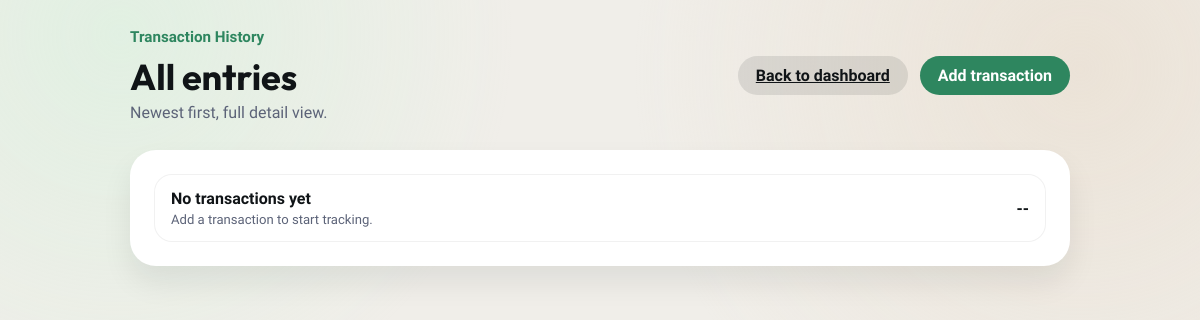
Before: /transactions/ (signed in) with the older database file.
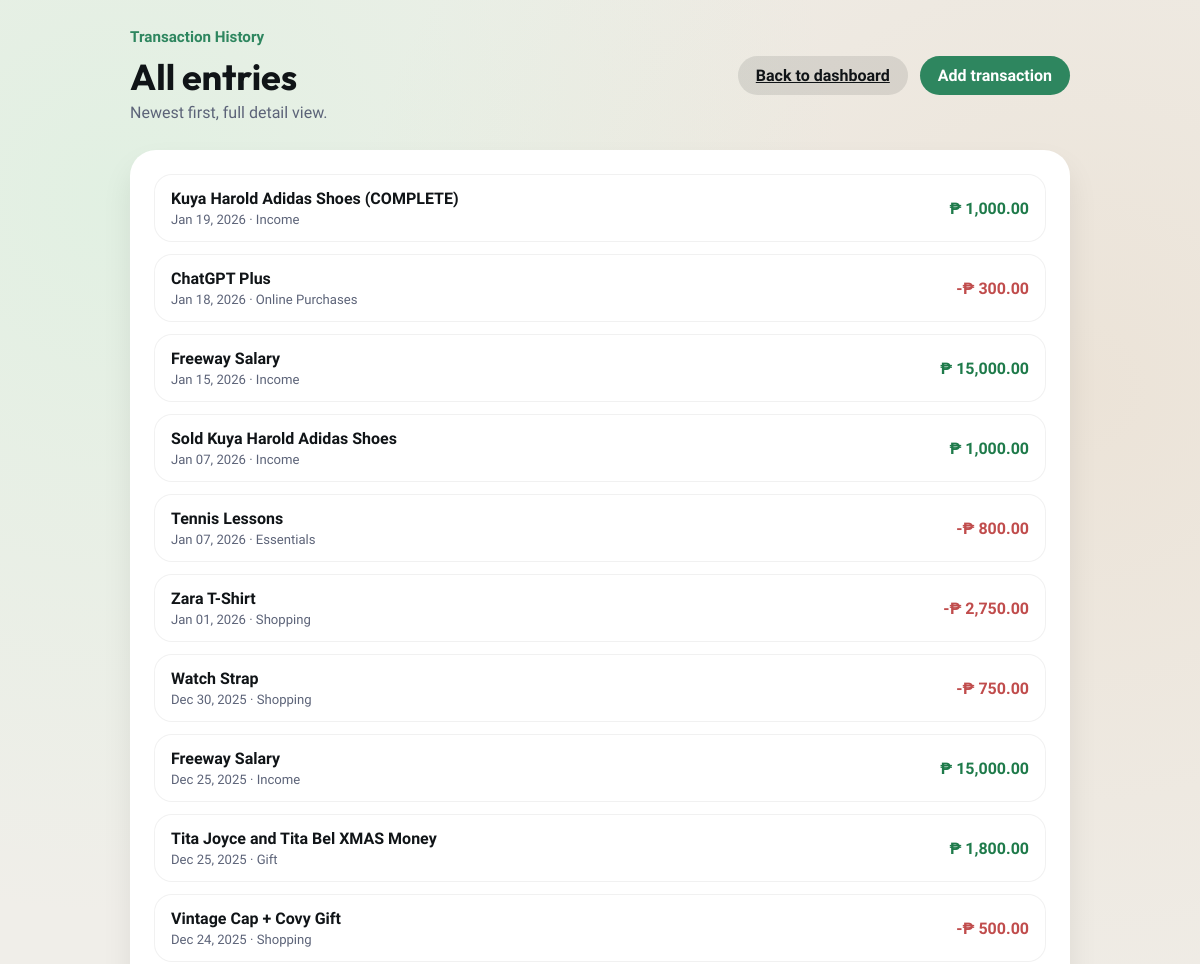
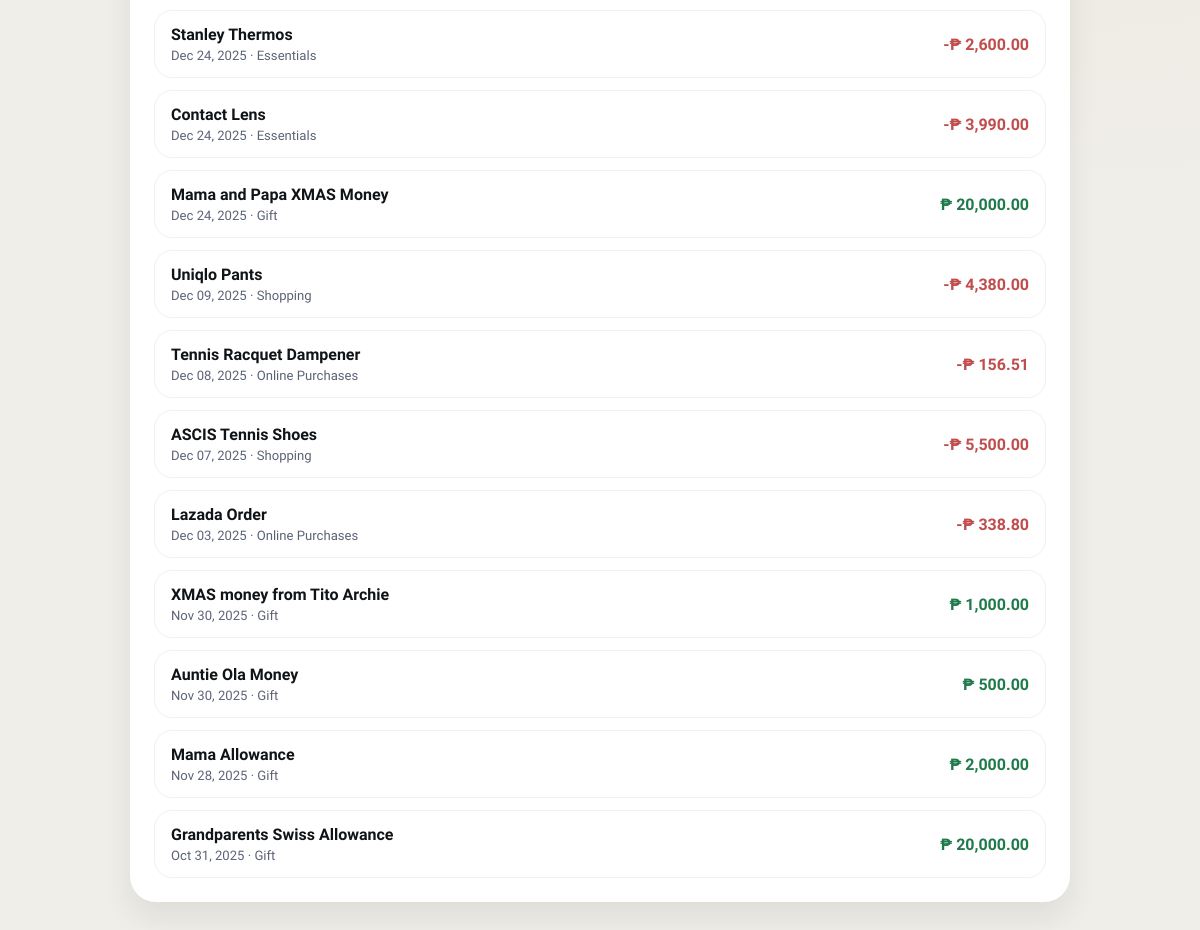
After: the same page with the newer database file (2 pictures, top to bottom).
### finance/models.py (models this page shows, shortened)
class Category(models.Model):
    user = models.ForeignKey(User, on_delete=models.CASCADE)
    name = models.CharField(max_length=50)
    color_hex = models.CharField(max_length=7, default="#C6F4D6")
    icon_name = models.CharField(max_length=20, blank=True)

class Transaction(models.Model):
    user = models.ForeignKey(User, on_delete=models.CASCADE)
    folder = models.ForeignKey(Category, on_delete=models.CASCADE, related_name="transactions")
    amount = models.DecimalField(max_digits=15, decimal_places=2)
    description = models.CharField(max_length=255)
    date = models.DateTimeField(default=timezone.now)

### finance/views.py (the view)
# urls.py: path('transactions/', views.transaction_list, name='transaction_list'),
@login_required
def transaction_list(request):
    transactions = (
        Transaction.objects.filter(user=request.user)
        .select_related("folder")
        .order_by("-date")
    )
    context = {
        "transactions": _build_transaction_items(transactions),
        "currency_symbol": "\u20b1",
    }
    return render(request, "finance/transactions_list.html", context)

### finance/views.py (called while the page is built)
def _build_transaction_items(transactions):
    items = []
    for txn in transactions:
        amount = txn.amount or Decimal("0.00")
        is_negative = amount < 0
        amount_display = abs(amount)
        items.append(
            {
                "description": txn.description,
                "date": txn.date,
                "folder": txn.folder,
                "amount": amount,
                "amount_display": amount_display,
                "is_negative": is_negative,
            }
        )
    return items

### templates/finance/transactions_list.html
{% extends 'finance/base.html' %}
{% load static %}
{% load humanize %}
{% block content %}
<div class="app-shell">
    <header class="dashboard-header">
        <div class="hello-block">
            <p class="hello-eyebrow">Transaction History</p>
            <h1>All entries</h1>
            <p class="hello-sub">Newest first, full detail view.</p>
        </div>
        <div class="header-actions">
            <a class="ghost-btn" href="{% url 'dashboard' %}">Back to dashboard</a>
            <a class="primary-btn" href="{% url 'add_transaction' %}">Add transaction</a>
        </div>
    </header>
    <section class="list-card">
        <ul class="transaction-list full-list">
            {% for txn in transactions %}
            <li>
                <div>
                    <p class="transaction-title">{{ txn.description }}</p>
                    <p class="transaction-meta">
                        {{ txn.date|date:"M d, Y" }}
                        {% if txn.folder %}· {{ txn.folder.name }}{% endif %}
                    </p>
                </div>
                <span class="amount {% if txn.is_negative %}neg{% else %}pos{% endif %}">
                    {% if txn.is_negative %}
                        -{{ currency_symbol }} {{ txn.amount_display|floatformat:2|intcomma }}
                    {% else %}
                        {{ currency_symbol }} {{ txn.amount_display|floatformat:2|intcomma }}
                    {% endif %}
                </span>
            </li>
            {% empty %}
            <li>
                <div>
                    <p class="transaction-title">No transactions yet</p>
                    <p class="transaction-meta">Add a transaction to start tracking.</p>
                </div>
                <span class="amount">--</span>
            </li>
            {% endfor %}
        </ul>
    </section>
</div>
{% endblock %}

### templates/finance/base.html (shortened to what this page needs)
<!DOCTYPE html>
<html lang="en">
{% load static %}
<head>
    <link rel="stylesheet" href="{% static 'css/styles.css' %}">
</head>
<body style="background-color: #F0EEE9; font-family: 'Lexend', sans-serif;">
    {% block content %}{% endblock %}
</body>
</html>

### static/css/styles.css (style rules this page uses)
:root { --mint: #C6F4D6; --teal: #2E865F; --cloud: #F0EEE9; --sand: #E7D8C6; --ink: #101417; --muted: #5C6378; --card: #FFFFFF; }
* { box-sizing: border-box; }
body { margin: 0; color: var(--ink); font-family: "Lexend", sans-serif; background: radial-gradient(circle at 10% 10%, rgba(198, 244, 214, 0.35), transparent 35%), radial-gradient(circle at 90% 20%, rgba(231, 216, 198, 0.5), transparent 40%), var(--cloud); }
.app-shell { max-width: 980px; margin: 0 auto; padding: 28px 20px 80px; display: flex; flex-direction: column; gap: 28px; animation: fadeUp 0.6s ease; }
.dashboard-header { display: flex; align-items: center; justify-content: space-between; gap: 24px; flex-wrap: wrap; }
.hello-block h1 { font-family: "Outfit", sans-serif; font-size: clamp(2rem, 3vw, 2.6rem); margin: 8px 0 4px; }
.hello-eyebrow { margin: 0; font-size: 0.95rem; color: var(--teal); font-weight: 600; }
.hello-sub { margin: 0; color: var(--muted); max-width: 420px; }
.transaction-list { list-style: none; margin: 0; padding: 0; display: grid; gap: 14px; }
.transaction-list li { display: flex; justify-content: space-between; align-items: center; padding: 14px 16px; background: rgba(255, 255, 255, 0.7); border-radius: 18px; border: 1px solid rgba(16, 20, 23, 0.06); }
.transaction-title { margin: 0 0 4px; font-weight: 600; }
.transaction-meta { margin: 0; color: var(--muted); font-size: 0.82rem; }
.amount { font-weight: 600; }
.amount.pos { color: #1E7A4A; }
.amount.neg { color: #C04C4C; }
.ghost-btn, .primary-btn { border: none; padding: 10px 18px; border-radius: 999px; font-weight: 600; cursor: pointer; }
.ghost-btn { background: rgba(16, 20, 23, 0.1); color: var(--ink); }
.primary-btn { background: var(--teal); color: #FFFFFF; text-decoration: none; display: inline-flex; align-items: center; }
.header-actions { display: flex; gap: 12px; flex-wrap: wrap; }
.form-card, .list-card { background: var(--card); border-radius: 26px; padding: 24px; box-shadow: 0 16px 30px rgba(16, 20, 23, 0.08); }
.full-list { gap: 12px; }

Changed rows visible on the page:
added Category: description "Kuya Harold Adidas Shoes (COMPLETE)", date "Jan 19, 2026", folder.name "Income", currency_symbol "₱", amount_display "1,000.00", description "Freeway Salary", date "Jan 15, 2026", amount_display "15,000.00", description "Sold Kuya Harold Adidas Shoes", date "Jan 07, 2026", date "Dec 25, 2025"
added Category: description "ChatGPT Plus", date "Jan 18, 2026", folder.name "Online Purchases", currency_symbol "₱", amount_display "300.00", description "Tennis Racquet Dampener", date "Dec 08, 2025", amount_display "156.51", description "Lazada Order", date "Dec 03, 2025", amount_display "338.80"
added Category: description "Tennis Lessons", date "Jan 07, 2026", folder.name "Essentials", currency_symbol "₱", amount_display "800.00", description "Stanley Thermos", date "Dec 24, 2025", amount_display "2,600.00", description "Contact Lens", amount_display "3,990.00"
added Category: description "Zara T-Shirt", date "Jan 01, 2026", folder.name "Shopping", currency_symbol "₱", amount_display "2,750.00", description "Watch Strap", date "Dec 30, 2025", amount_display "750.00", description "Vintage Cap + Covy Gift", date "Dec 24, 2025", amount_display "500.00", description "Uniqlo Pants", date "Dec 09, 2025", amount_display "4,380.00", description "ASCIS Tennis Shoes", date "Dec 07, 2025", amount_display "5,500.00"
added Category: description "Tita Joyce and Tita Bel XMAS Money", date "Dec 25, 2025", folder.name "Gift", currency_symbol "₱", amount_display "1,800.00", description "Mama and Papa XMAS Money", date "Dec 24, 2025", amount_display "20,000.00", description "XMAS money from Tito Archie", date "Nov 30, 2025", amount_display "1,000.00", description "Auntie Ola Money", amount_display "500.00", description "Mama Allowance", date "Nov 28, 2025", amount_display "2,000.00", description "Grandparents Swiss Allowance", date "Oct 31, 2025"
Other visible differences:
text no longer shown: "No transactions yet Add a transaction to start tracking. --"
